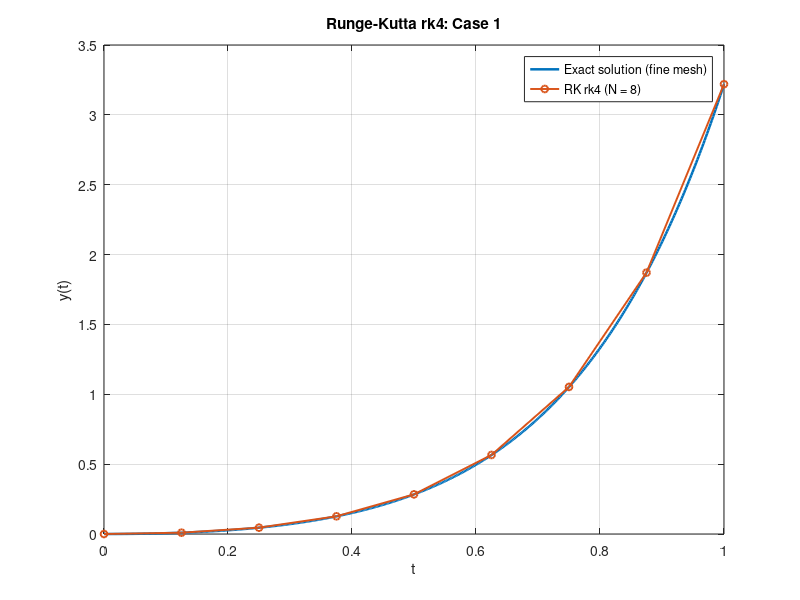
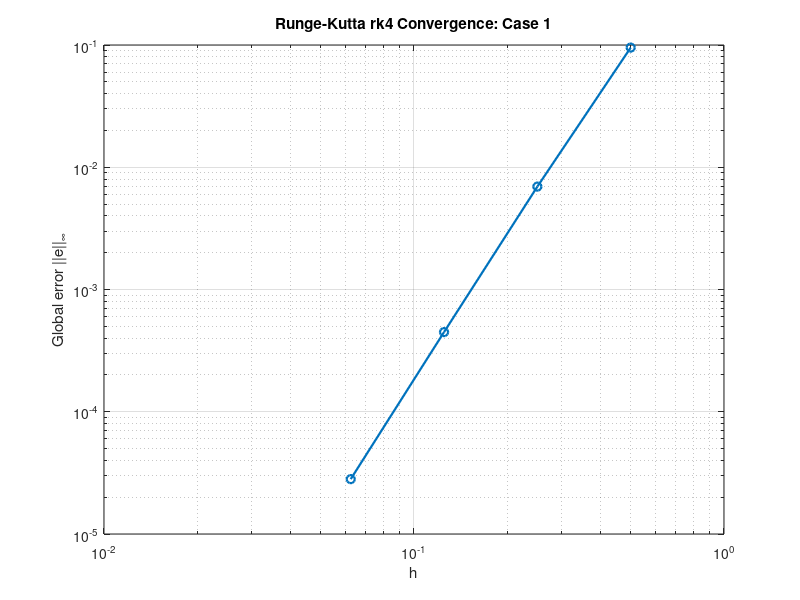

Source code (MATLAB) for these figures, in order:
function rk_method_ivp(caseId, scheme)
%RK_METHOD_IVP  Runge-Kutta solvers for the 4 given IVPs.
%   rk_method_ivp(caseId, scheme)
%   scheme = 'midpoint', 'modifiedeuler', or 'rk4'.
%   Produces iteration printout, comparison plot, and convergence plot.

if nargin < 1, caseId = 1; end
if nargin < 2, scheme = 'rk4'; end
scheme = lower(char(scheme));
allowed = {'midpoint', 'modifiedeuler', 'rk4'};
ok = any(strcmp(scheme, allowed));
if ~ok
    error('scheme must be midpoint, modifiedeuler, or rk4.');
end

prob = getProblem(caseId);

Ncoarse = 2^3;
[tc, yc] = rkSolve(prob.f, prob.t0, prob.tf, prob.y0, Ncoarse, scheme);
printIterations(tc, yc, prob.exact, sprintf('RK (%s) | Case %d | N = %d', scheme, caseId, Ncoarse));

Nfine = 2^9;
[tf, yexactFine] = exactOnGrid(prob.exact, prob.t0, prob.tf, Nfine);
[tc, yc] = rkSolve(prob.f, prob.t0, prob.tf, prob.y0, Ncoarse, scheme);

figure('Name', sprintf('RK-%s Comparison - Case %d', scheme, caseId));
plot(tf, yexactFine, 'LineWidth', 1.8); hold on;
plot(tc, yc, 'o-', 'LineWidth', 1.4, 'MarkerSize', 5);
grid on;
xlabel('t'); ylabel('y(t)');
legend('Exact solution (fine mesh)', sprintf('RK %s (N = %d)', scheme, Ncoarse), 'Location', 'best');
title(sprintf('Runge-Kutta %s: Case %d', scheme, caseId));

Ns = 2.^(1:4);
hs = zeros(size(Ns));
errs = zeros(size(Ns));
for k = 1:numel(Ns)
    N = Ns(k);
    [t, y] = rkSolve(prob.f, prob.t0, prob.tf, prob.y0, N, scheme);
    ye = prob.exact(t);
    hs(k) = (prob.tf - prob.t0) / N;
    errs(k) = max(abs(ye - y));
end

figure('Name', sprintf('RK-%s Convergence - Case %d', scheme, caseId));
loglog(hs, errs, 'o-', 'LineWidth', 1.6, 'MarkerSize', 6);
grid on;
xlabel('h'); ylabel('Global error ||e||_\infty');
title(sprintf('Runge-Kutta %s Convergence: Case %d', scheme, caseId));

end

function prob = getProblem(caseId)
switch caseId
    case 1
        prob.t0 = 0; prob.tf = 1; prob.y0 = 0;
        prob.f = @(t,y) t.*exp(3*t) - 2*y;
        prob.exact = @(t) (1/5).*t.*exp(3*t) - (1/25).*exp(3*t) + (1/25).*exp(-2*t);
    case 2
        prob.t0 = 1; prob.tf = 2; prob.y0 = 2;
        prob.f = @(t,y) 1 + y./t;
        prob.exact = @(t) t.*log(t) + 2*t;
    case 3
        prob.t0 = 2; prob.tf = 3; prob.y0 = 1;
        prob.f = @(t,y) 1 + (t - y).^2;
        prob.exact = @(t) t + 1./(1 - t);
    case 4
        prob.t0 = 0; prob.tf = 1; prob.y0 = 1;
        prob.f = @(t,y) cos(2*t) + sin(3*t);
        prob.exact = @(t) 0.5*sin(2*t) - (1/3)*cos(3*t) + 4/3;
    otherwise
        error('caseId must be 1, 2, 3, or 4.');
end
end

function [t, y] = rkSolve(f, t0, tf, y0, N, scheme)
h = (tf - t0) / N;
t = linspace(t0, tf, N+1).';
y = zeros(N+1, 1);
y(1) = y0;
for n = 1:N
    tn = t(n);
    yn = y(n);
    switch scheme
        case 'midpoint'
            k1 = f(tn, yn);
            k2 = f(tn + h/2, yn + (h/2)*k1);
            y(n+1) = yn + h*k2;
        case 'modifiedeuler'
            k1 = f(tn, yn);
            k2 = f(tn + h/2, yn + (h/2)*k1);
            y(n+1) = yn + (h/2)*(k1 + k2);
        case 'rk4'
            k1 = f(tn, yn);
            k2 = f(tn + h/2, yn + (h/2)*k1);
            k3 = f(tn + h/2, yn + (h/2)*k2);
            k4 = f(tn + h, yn + h*k3);
            y(n+1) = yn + (h/6)*(k1 + 2*k2 + 2*k3 + k4);
        otherwise
            error('Unknown scheme.');
    end
end
end

function [t, y] = exactOnGrid(exactFun, t0, tf, N)
t = linspace(t0, tf, N+1).';
y = exactFun(t);
end

function printIterations(t, y, exactFun, header)
fprintf('\n%s\n', header);
fprintf('%5s %14s %20s %20s %20s\n', 'n', 't_n', 'RK y_n', 'Exact y(t_n)', 'Abs error');
for n = 1:numel(t)
    ye = exactFun(t(n));
    fprintf('%5d %14.8f %20.12f %20.12f %20.12e\n', n-1, t(n), y(n), ye, abs(ye - y(n)));
end
end
